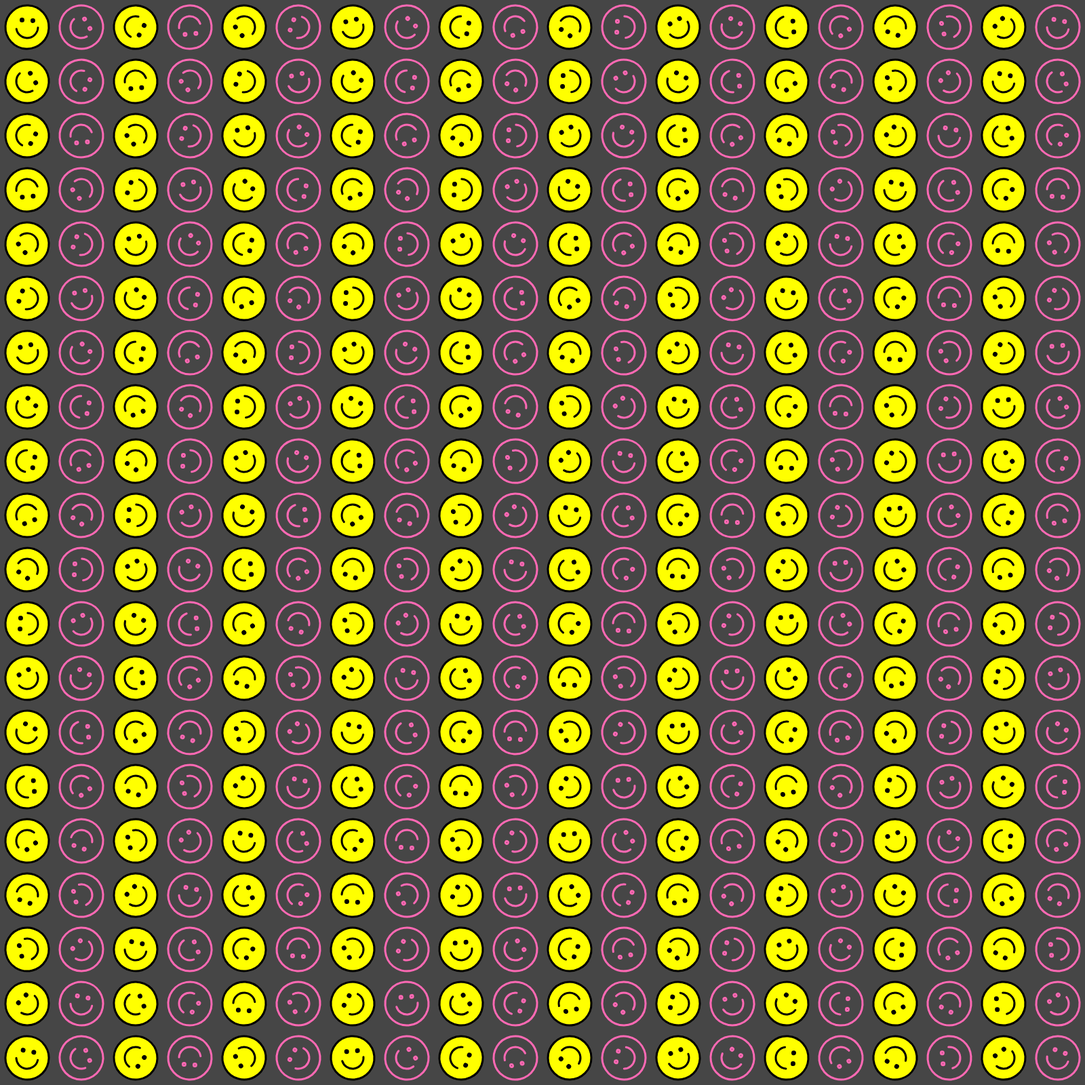
Frame 1 (no input)
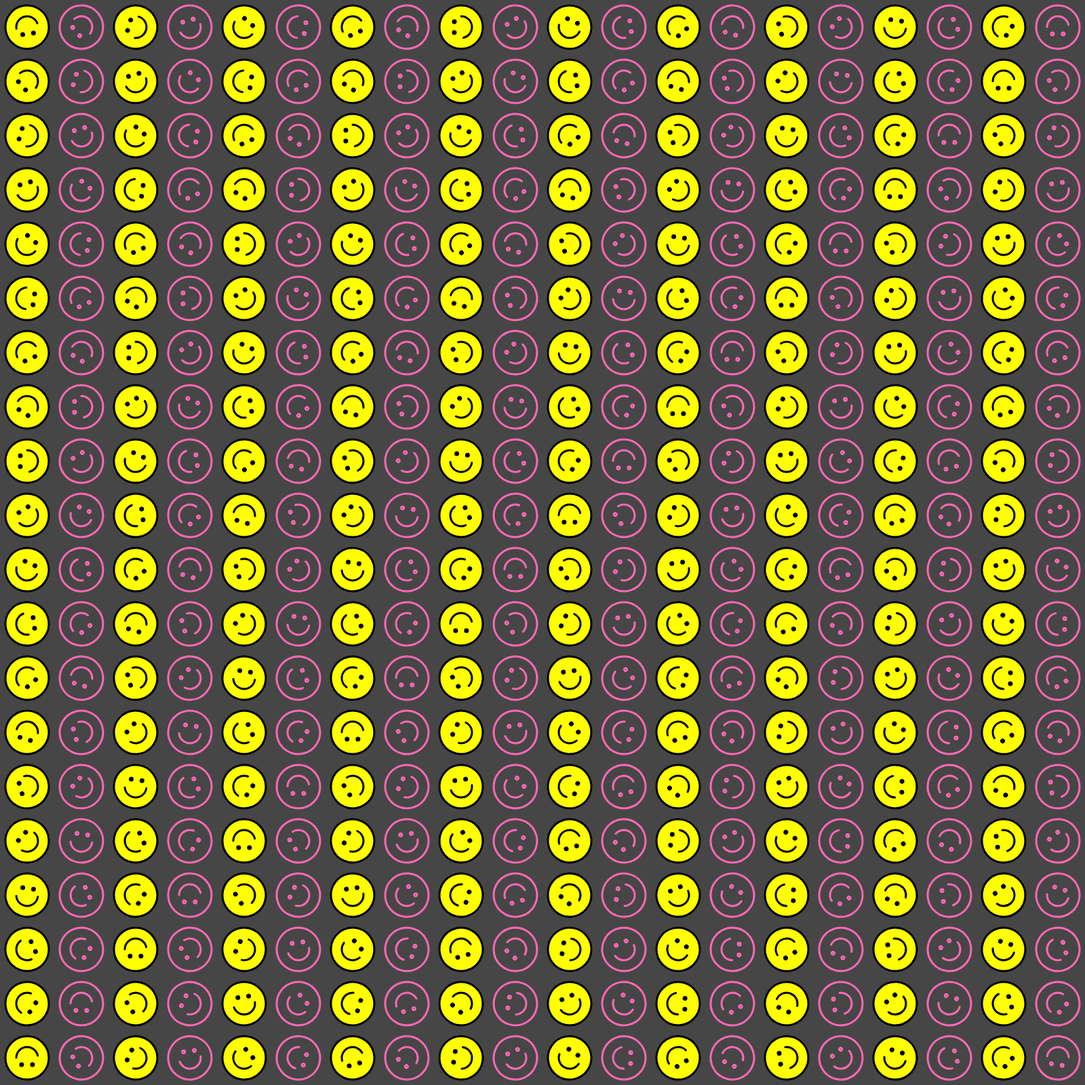
Frame 60 (no input)
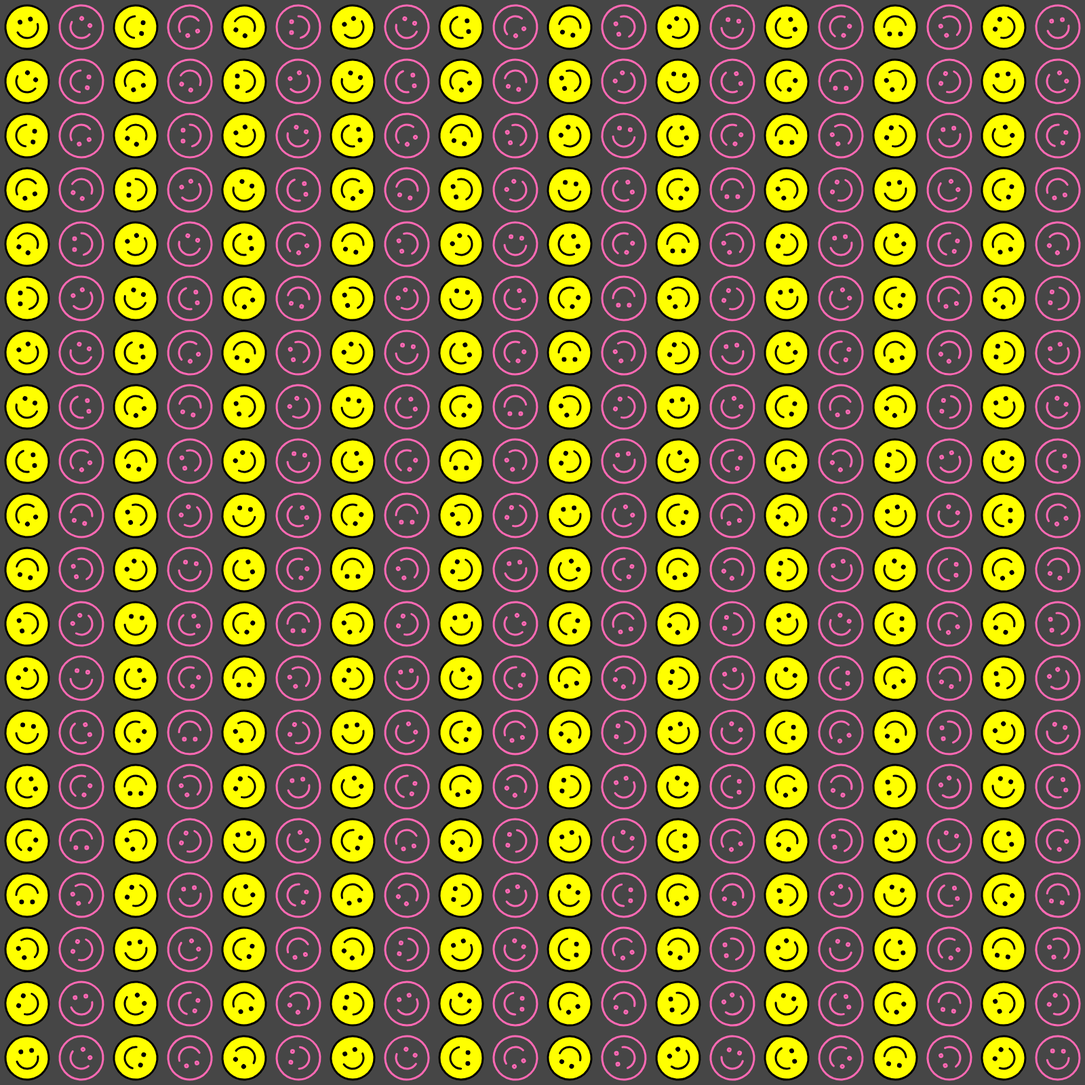
Frame 120 (the mouse pressed at the canvas centre since frame 60)

The p5.js sketch that drew these frames (run headless with seeded random() and noise() and a simulated clock; from frame 60 on, the mouse is pressed at the canvas centre):

// p5.js sketch
// ── sketch.js
let cols
let rows
let gridSize = 80
function setup() {
  createCanvas(1600, 1600);
  cols = int(width/gridSize)
  rows = int(height/gridSize)
}

function draw() {
  background(70);
    for (let i = 0; i < rows; i++) {
        for (let j = 0; j < cols; j++) {
            let x = i * gridSize + gridSize/2 
            let y = j * gridSize + gridSize/2
            push()
            translate(x, y) // makes 0,0 new center for cell
            //adding detail to sketch
            if (i % 2 === 0) {
                fill("yellow")
                stroke("black")
                strokeWeight(3)

            } else {
                noFill()
                strokeWeight(3)
                stroke("hotPink")
            }
            // distance btwn mouse and each circle
            // let d = dist(x, y, mouseX, mouseY)
            // let circleSize = map(d, 0, 800, gridSize * 0.2, gridSize)
            // let r = map(x, 0, width, 20, 250)
            // let b = map(y, 0, height, 0, 250)
            // fill(r, 130, b)
            rotate((frameCount*0.05+i+j))
            circle(0, 0, gridSize*0.8)
            arc(0, 0, gridSize/2.5, gridSize/2.5, 0, 160, HALF_PI)
            fill("black")
            circle(0-gridSize*0.1, 0-gridSize*0.125, gridSize*0.05)
            circle(0+gridSize*0.1, 0-gridSize*0.125, gridSize*0.05)
            pop()
            
// noFill()
//       if (random() < 0.5) {
//         arc(x-gridSize/2, y-gridSize/2, gridSize,gridSize, 0, HALF_PI) // top-left
//         arc(x+gridSize/2, y+gridSize/2, gridSize,gridSize, PI, PI + HALF_PI) // right-bottom
//       } else {
//         arc(x-gridSize/2, y+gridSize/2, gridSize,gridSize, -HALF_PI, 0) // bottom-left
//         arc(x+gridSize/2, y-gridSize/2, gridSize,gridSize, HALF_PI, PI) // top-right
//       }

        }
    }
}
